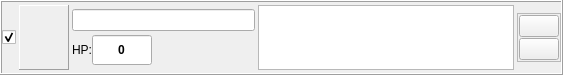
<?xml version="1.0" encoding="UTF-8"?>
<ui version="4.0">
 <class>WidgetBattleCombatant</class>
 <widget class="QWidget" name="WidgetBattleCombatant">
  <property name="geometry">
   <rect>
    <x>0</x>
    <y>0</y>
    <width>563</width>
    <height>75</height>
   </rect>
  </property>
  <property name="minimumSize">
   <size>
    <width>0</width>
    <height>75</height>
   </size>
  </property>
  <property name="maximumSize">
   <size>
    <width>16777215</width>
    <height>75</height>
   </size>
  </property>
  <property name="windowTitle">
   <string>Form</string>
  </property>
  <property name="styleSheet">
   <string notr="true">background-image: url(:/img/data/parchment.jpg);</string>
  </property>
  <layout class="QHBoxLayout" name="horizontalLayout_4">
   <property name="spacing">
    <number>0</number>
   </property>
   <property name="leftMargin">
    <number>0</number>
   </property>
   <property name="topMargin">
    <number>0</number>
   </property>
   <property name="rightMargin">
    <number>0</number>
   </property>
   <property name="bottomMargin">
    <number>0</number>
   </property>
   <item>
    <widget class="QFrame" name="frame">
     <property name="minimumSize">
      <size>
       <width>0</width>
       <height>55</height>
      </size>
     </property>
     <property name="frameShape">
      <enum>QFrame::Box</enum>
     </property>
     <property name="frameShadow">
      <enum>QFrame::Raised</enum>
     </property>
     <layout class="QHBoxLayout" name="horizontalLayout_3">
      <property name="spacing">
       <number>3</number>
      </property>
      <property name="leftMargin">
       <number>0</number>
      </property>
      <property name="topMargin">
       <number>3</number>
      </property>
      <property name="rightMargin">
       <number>0</number>
      </property>
      <property name="bottomMargin">
       <number>3</number>
      </property>
      <item>
       <widget class="QCheckBox" name="chkActive">
        <property name="text">
         <string/>
        </property>
        <property name="checked">
         <bool>true</bool>
        </property>
       </widget>
      </item>
      <item>
       <widget class="QLabel" name="lblIcon">
        <property name="sizePolicy">
         <sizepolicy hsizetype="Fixed" vsizetype="Fixed">
          <horstretch>0</horstretch>
          <verstretch>0</verstretch>
         </sizepolicy>
        </property>
        <property name="minimumSize">
         <size>
          <width>50</width>
          <height>65</height>
         </size>
        </property>
        <property name="maximumSize">
         <size>
          <width>50</width>
          <height>65</height>
         </size>
        </property>
        <property name="styleSheet">
         <string notr="true"/>
        </property>
        <property name="frameShape">
         <enum>QFrame::Panel</enum>
        </property>
        <property name="frameShadow">
         <enum>QFrame::Raised</enum>
        </property>
        <property name="text">
         <string/>
        </property>
        <property name="scaledContents">
         <bool>false</bool>
        </property>
        <property name="alignment">
         <set>Qt::AlignCenter</set>
        </property>
       </widget>
      </item>
      <item>
       <layout class="QVBoxLayout" name="verticalLayout">
        <property name="spacing">
         <number>0</number>
        </property>
        <item>
         <layout class="QHBoxLayout" name="horizontalLayout">
          <property name="spacing">
           <number>0</number>
          </property>
          <item>
           <widget class="QLineEdit" name="edtName">
            <property name="minimumSize">
             <size>
              <width>150</width>
              <height>0</height>
             </size>
            </property>
            <property name="font">
             <font>
              <pointsize>9</pointsize>
             </font>
            </property>
            <property name="readOnly">
             <bool>true</bool>
            </property>
           </widget>
          </item>
         </layout>
        </item>
        <item>
         <layout class="QHBoxLayout" name="horizontalLayout_2">
          <property name="spacing">
           <number>0</number>
          </property>
          <property name="sizeConstraint">
           <enum>QLayout::SetMinimumSize</enum>
          </property>
          <item>
           <widget class="QLabel" name="label">
            <property name="sizePolicy">
             <sizepolicy hsizetype="Preferred" vsizetype="Fixed">
              <horstretch>0</horstretch>
              <verstretch>0</verstretch>
             </sizepolicy>
            </property>
            <property name="minimumSize">
             <size>
              <width>0</width>
              <height>22</height>
             </size>
            </property>
            <property name="maximumSize">
             <size>
              <width>16777215</width>
              <height>22</height>
             </size>
            </property>
            <property name="font">
             <font>
              <pointsize>9</pointsize>
             </font>
            </property>
            <property name="text">
             <string>HP:</string>
            </property>
           </widget>
          </item>
          <item>
           <widget class="QLineEdit" name="edtHP">
            <property name="sizePolicy">
             <sizepolicy hsizetype="Fixed" vsizetype="Fixed">
              <horstretch>0</horstretch>
              <verstretch>0</verstretch>
             </sizepolicy>
            </property>
            <property name="minimumSize">
             <size>
              <width>60</width>
              <height>22</height>
             </size>
            </property>
            <property name="maximumSize">
             <size>
              <width>60</width>
              <height>30</height>
             </size>
            </property>
            <property name="font">
             <font>
              <pointsize>9</pointsize>
              <weight>75</weight>
              <bold>true</bold>
             </font>
            </property>
            <property name="text">
             <string>0</string>
            </property>
            <property name="alignment">
             <set>Qt::AlignCenter</set>
            </property>
           </widget>
          </item>
          <item>
           <spacer name="horizontalSpacer">
            <property name="orientation">
             <enum>Qt::Horizontal</enum>
            </property>
            <property name="sizeHint" stdset="0">
             <size>
              <width>40</width>
              <height>5</height>
             </size>
            </property>
           </spacer>
          </item>
         </layout>
        </item>
       </layout>
      </item>
      <item>
       <widget class="QTextEdit" name="edtResult">
        <property name="sizePolicy">
         <sizepolicy hsizetype="Expanding" vsizetype="Preferred">
          <horstretch>0</horstretch>
          <verstretch>0</verstretch>
         </sizepolicy>
        </property>
        <property name="minimumSize">
         <size>
          <width>0</width>
          <height>50</height>
         </size>
        </property>
        <property name="maximumSize">
         <size>
          <width>16777215</width>
          <height>16777215</height>
         </size>
        </property>
        <property name="font">
         <font>
          <pointsize>9</pointsize>
          <weight>75</weight>
          <bold>true</bold>
         </font>
        </property>
       </widget>
      </item>
      <item>
       <widget class="QFrame" name="frame_2">
        <property name="sizePolicy">
         <sizepolicy hsizetype="Preferred" vsizetype="Fixed">
          <horstretch>0</horstretch>
          <verstretch>0</verstretch>
         </sizepolicy>
        </property>
        <property name="frameShape">
         <enum>QFrame::StyledPanel</enum>
        </property>
        <property name="frameShadow">
         <enum>QFrame::Raised</enum>
        </property>
        <layout class="QVBoxLayout" name="verticalLayout_2">
         <property name="spacing">
          <number>1</number>
         </property>
         <property name="leftMargin">
          <number>1</number>
         </property>
         <property name="topMargin">
          <number>1</number>
         </property>
         <property name="rightMargin">
          <number>1</number>
         </property>
         <property name="bottomMargin">
          <number>1</number>
         </property>
         <item>
          <widget class="QPushButton" name="btnAdvantage">
           <property name="text">
            <string/>
           </property>
           <property name="icon">
            <iconset resource="resources.qrc">
             <normaloff>:/img/data/icon_up.png</normaloff>:/img/data/icon_up.png</iconset>
           </property>
           <property name="iconSize">
            <size>
             <width>16</width>
             <height>16</height>
            </size>
           </property>
           <property name="checkable">
            <bool>true</bool>
           </property>
           <property name="autoExclusive">
            <bool>false</bool>
           </property>
           <attribute name="buttonGroup">
            <string notr="true">buttonGroup</string>
           </attribute>
          </widget>
         </item>
         <item>
          <widget class="QPushButton" name="btnDisadvantage">
           <property name="text">
            <string/>
           </property>
           <property name="icon">
            <iconset resource="resources.qrc">
             <normaloff>:/img/data/icon_down.png</normaloff>:/img/data/icon_down.png</iconset>
           </property>
           <property name="iconSize">
            <size>
             <width>16</width>
             <height>16</height>
            </size>
           </property>
           <property name="checkable">
            <bool>true</bool>
           </property>
           <property name="autoExclusive">
            <bool>false</bool>
           </property>
           <attribute name="buttonGroup">
            <string notr="true">buttonGroup</string>
           </attribute>
          </widget>
         </item>
        </layout>
       </widget>
      </item>
     </layout>
    </widget>
   </item>
  </layout>
 </widget>
 <resources>
  <include location="resources.qrc"/>
 </resources>
 <connections/>
 <buttongroups>
  <buttongroup name="buttonGroup">
   <property name="exclusive">
    <bool>false</bool>
   </property>
  </buttongroup>
 </buttongroups>
</ui>
